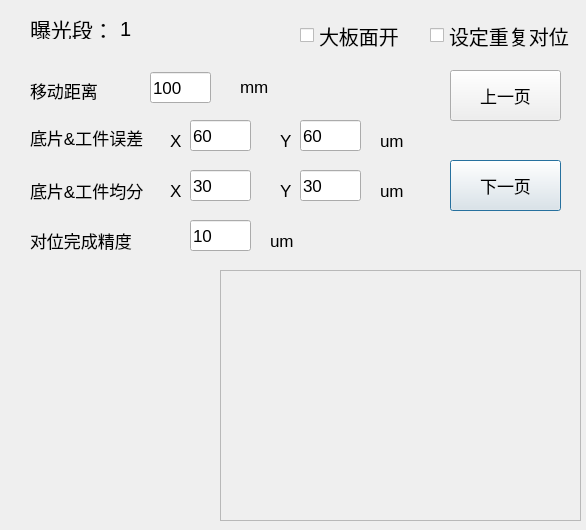
<?xml version="1.0" encoding="UTF-8"?>
<ui version="4.0">
 <class>dlgparmeter</class>
 <widget class="QDialog" name="dlgparmeter">
  <property name="geometry">
   <rect>
    <x>0</x>
    <y>0</y>
    <width>586</width>
    <height>530</height>
   </rect>
  </property>
  <property name="font">
   <font>
    <pointsize>13</pointsize>
   </font>
  </property>
  <property name="windowTitle">
   <string>移动参数</string>
  </property>
  <widget class="QLabel" name="label_duan">
   <property name="geometry">
    <rect>
     <x>120</x>
     <y>18</y>
     <width>55</width>
     <height>21</height>
    </rect>
   </property>
   <property name="font">
    <font>
     <pointsize>15</pointsize>
    </font>
   </property>
   <property name="styleSheet">
    <string notr="true">border-color: rgb(0, 255, 0);</string>
   </property>
   <property name="text">
    <string>1</string>
   </property>
  </widget>
  <widget class="QLabel" name="label_3">
   <property name="geometry">
    <rect>
     <x>170</x>
     <y>130</y>
     <width>21</width>
     <height>21</height>
    </rect>
   </property>
   <property name="text">
    <string>X</string>
   </property>
  </widget>
  <widget class="QLabel" name="label_10">
   <property name="geometry">
    <rect>
     <x>170</x>
     <y>180</y>
     <width>21</width>
     <height>21</height>
    </rect>
   </property>
   <property name="text">
    <string>X</string>
   </property>
  </widget>
  <widget class="QLineEdit" name="lineEdit_wuchaY">
   <property name="geometry">
    <rect>
     <x>300</x>
     <y>120</y>
     <width>61</width>
     <height>31</height>
    </rect>
   </property>
   <property name="text">
    <string>60</string>
   </property>
  </widget>
  <widget class="QLabel" name="label_5">
   <property name="geometry">
    <rect>
     <x>280</x>
     <y>130</y>
     <width>21</width>
     <height>21</height>
    </rect>
   </property>
   <property name="text">
    <string>Y</string>
   </property>
  </widget>
  <widget class="QLabel" name="label_11">
   <property name="geometry">
    <rect>
     <x>30</x>
     <y>230</y>
     <width>121</width>
     <height>21</height>
    </rect>
   </property>
   <property name="text">
    <string>对位完成精度</string>
   </property>
  </widget>
  <widget class="QCheckBox" name="checkBox">
   <property name="geometry">
    <rect>
     <x>300</x>
     <y>20</y>
     <width>121</width>
     <height>31</height>
    </rect>
   </property>
   <property name="font">
    <font>
     <pointsize>15</pointsize>
    </font>
   </property>
   <property name="text">
    <string>大板面开</string>
   </property>
   <property name="checked">
    <bool>false</bool>
   </property>
  </widget>
  <widget class="QLabel" name="label_4">
   <property name="geometry">
    <rect>
     <x>30</x>
     <y>122</y>
     <width>121</width>
     <height>31</height>
    </rect>
   </property>
   <property name="text">
    <string>底片&amp;工件误差</string>
   </property>
  </widget>
  <widget class="QLineEdit" name="lineEdit_wuchaX">
   <property name="geometry">
    <rect>
     <x>190</x>
     <y>120</y>
     <width>61</width>
     <height>31</height>
    </rect>
   </property>
   <property name="text">
    <string>60</string>
   </property>
  </widget>
  <widget class="QLabel" name="label_7">
   <property name="geometry">
    <rect>
     <x>380</x>
     <y>180</y>
     <width>55</width>
     <height>21</height>
    </rect>
   </property>
   <property name="text">
    <string>um</string>
   </property>
  </widget>
  <widget class="QLabel" name="label_12">
   <property name="geometry">
    <rect>
     <x>270</x>
     <y>230</y>
     <width>55</width>
     <height>21</height>
    </rect>
   </property>
   <property name="text">
    <string>um</string>
   </property>
  </widget>
  <widget class="QLabel" name="label">
   <property name="geometry">
    <rect>
     <x>240</x>
     <y>80</y>
     <width>55</width>
     <height>13</height>
    </rect>
   </property>
   <property name="text">
    <string>mm</string>
   </property>
  </widget>
  <widget class="QLineEdit" name="lineEdit_junfenY">
   <property name="geometry">
    <rect>
     <x>300</x>
     <y>170</y>
     <width>61</width>
     <height>31</height>
    </rect>
   </property>
   <property name="text">
    <string>30</string>
   </property>
  </widget>
  <widget class="QLineEdit" name="lineEdit_DWaccuracy">
   <property name="geometry">
    <rect>
     <x>190</x>
     <y>220</y>
     <width>61</width>
     <height>31</height>
    </rect>
   </property>
   <property name="text">
    <string>10</string>
   </property>
  </widget>
  <widget class="QLabel" name="label_13">
   <property name="geometry">
    <rect>
     <x>30</x>
     <y>18</y>
     <width>81</width>
     <height>21</height>
    </rect>
   </property>
   <property name="font">
    <font>
     <pointsize>16</pointsize>
    </font>
   </property>
   <property name="text">
    <string>曝光段：</string>
   </property>
  </widget>
  <widget class="QLabel" name="label_8">
   <property name="geometry">
    <rect>
     <x>280</x>
     <y>180</y>
     <width>21</width>
     <height>21</height>
    </rect>
   </property>
   <property name="text">
    <string>Y</string>
   </property>
  </widget>
  <widget class="QLabel" name="label_6">
   <property name="geometry">
    <rect>
     <x>380</x>
     <y>130</y>
     <width>55</width>
     <height>21</height>
    </rect>
   </property>
   <property name="text">
    <string>um</string>
   </property>
  </widget>
  <widget class="QLabel" name="label_9">
   <property name="geometry">
    <rect>
     <x>30</x>
     <y>180</y>
     <width>131</width>
     <height>21</height>
    </rect>
   </property>
   <property name="text">
    <string>底片&amp;工件均分</string>
   </property>
  </widget>
  <widget class="QLineEdit" name="lineEdit_junfenX">
   <property name="geometry">
    <rect>
     <x>190</x>
     <y>170</y>
     <width>61</width>
     <height>31</height>
    </rect>
   </property>
   <property name="text">
    <string>30</string>
   </property>
  </widget>
  <widget class="QLineEdit" name="lineEdit_movedistance">
   <property name="geometry">
    <rect>
     <x>150</x>
     <y>72</y>
     <width>61</width>
     <height>31</height>
    </rect>
   </property>
   <property name="text">
    <string>100</string>
   </property>
  </widget>
  <widget class="QLabel" name="label_2">
   <property name="geometry">
    <rect>
     <x>30</x>
     <y>80</y>
     <width>71</width>
     <height>21</height>
    </rect>
   </property>
   <property name="text">
    <string>移动距离</string>
   </property>
  </widget>
  <widget class="QPushButton" name="btn_next">
   <property name="geometry">
    <rect>
     <x>450</x>
     <y>160</y>
     <width>111</width>
     <height>51</height>
    </rect>
   </property>
   <property name="text">
    <string>下一页</string>
   </property>
  </widget>
  <widget class="QPushButton" name="btn_bigbm">
   <property name="geometry">
    <rect>
     <x>30</x>
     <y>540</y>
     <width>101</width>
     <height>51</height>
    </rect>
   </property>
   <property name="text">
    <string/>
   </property>
   <property name="checkable">
    <bool>false</bool>
   </property>
   <property name="autoDefault">
    <bool>true</bool>
   </property>
  </widget>
  <widget class="QPushButton" name="btn_save">
   <property name="geometry">
    <rect>
     <x>30</x>
     <y>610</y>
     <width>111</width>
     <height>51</height>
    </rect>
   </property>
   <property name="text">
    <string>保存</string>
   </property>
  </widget>
  <widget class="QPushButton" name="btn_previous">
   <property name="geometry">
    <rect>
     <x>450</x>
     <y>70</y>
     <width>111</width>
     <height>51</height>
    </rect>
   </property>
   <property name="text">
    <string>上一页</string>
   </property>
  </widget>
  <widget class="QPushButton" name="btn_leave">
   <property name="geometry">
    <rect>
     <x>150</x>
     <y>610</y>
     <width>111</width>
     <height>51</height>
    </rect>
   </property>
   <property name="text">
    <string>离开</string>
   </property>
  </widget>
  <widget class="QFrame" name="frame_key">
   <property name="geometry">
    <rect>
     <x>220</x>
     <y>270</y>
     <width>361</width>
     <height>251</height>
    </rect>
   </property>
   <property name="frameShape">
    <enum>QFrame::StyledPanel</enum>
   </property>
   <property name="frameShadow">
    <enum>QFrame::Raised</enum>
   </property>
  </widget>
  <widget class="QCheckBox" name="checkBox_2">
   <property name="geometry">
    <rect>
     <x>430</x>
     <y>20</y>
     <width>141</width>
     <height>31</height>
    </rect>
   </property>
   <property name="font">
    <font>
     <pointsize>15</pointsize>
    </font>
   </property>
   <property name="text">
    <string>设定重复对位</string>
   </property>
   <property name="checked">
    <bool>false</bool>
   </property>
  </widget>
 </widget>
 <resources/>
 <connections/>
</ui>
